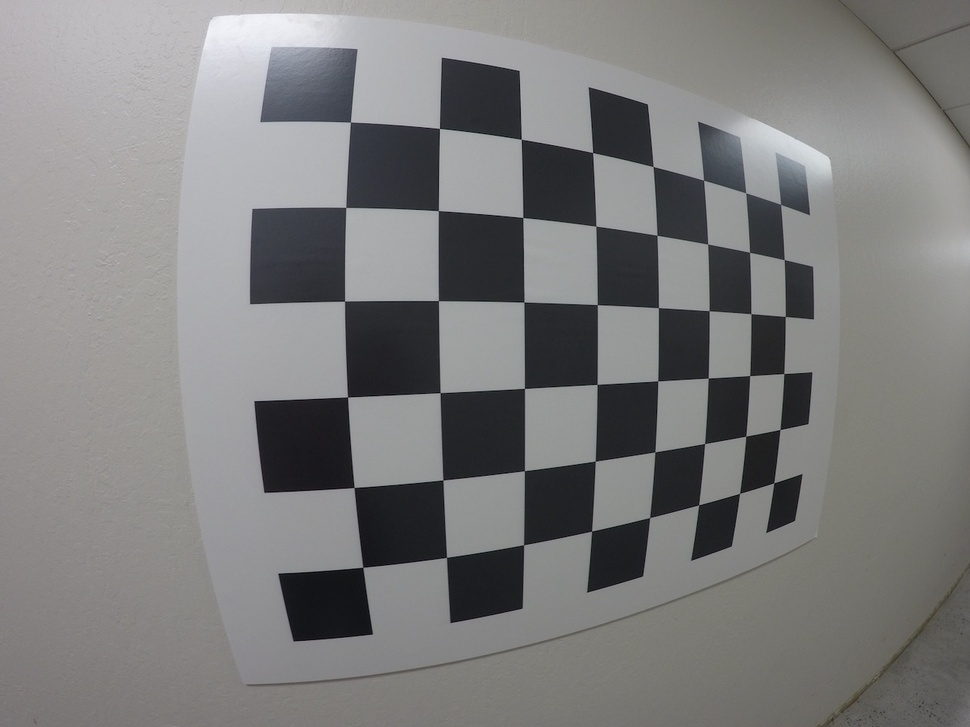
#> input picture component_recognizer/calib_images/GOPR0032.jpg, 970 x 727 px, shrunk from 1280 x 960 before the run
$ python -i ref_circle_searcher.py   (imports and definitions only)
#> lines starting #> are read from the running program, lines starting #| are printed output that depends on the picture
import cv2
import numpy as np


class RefCircleSearcher():

    def find_ref_circles(self, image_path):
#> called with image_path = 'calib_images/GOPR0032.jpg'
        print(image_path)
        img = cv2.imread(image_path)
#> img is the input picture: shape (727, 970, 3); mean B, G, R 124.7, 124.9, 125.1
        img = cv2.medianBlur(img,5)
        print(img.shape)
#| (727, 970, 3)
        gray_img = cv2.cvtColor(img, cv2.COLOR_BGR2GRAY)

        circles = cv2.HoughCircles(gray_img,cv2.HOUGH_GRADIENT,1,20,
                                    param1=50,param2=30,minRadius=0,maxRadius=0)
#> circles = 127 rows, first 8: [284.5, 349.5, 336.7], [566.5, 408.5, 218], [582.5, 424.5, 198.3], [617.5, 341.5, 178.8], [312.5, 332.5, 211.9], [418.5, 239.5, 241.5], [507.5, 341.5, 202.4], [386.5, 278.5, 210.9]

        circles = np.uint16(np.around(circles))
#> circles = 127 rows, first 8: [284, 350, 337], [566, 408, 218], [582, 424, 198], [618, 342, 179], [312, 332, 212], [418, 240, 242], [508, 342, 202], [386, 278, 211]
        print(circles)
#> (printed output is left out)
        for i in circles[0,:]:
            # draw the outer circle
            cv2.circle(img,(i[0],i[1]),i[2],(0,255,0),2)
            # draw the center of the circle
            cv2.circle(img,(i[0],i[1]),2,(0,0,255),3)
#> this loop made 127 passes
#> i on passes 1 to 12: [284, 350, 337], [566, 408, 218], [582, 424, 198], [618, 342, 179], [312, 332, 212], [418, 240, 242], [508, 342, 202], [386, 278, 211], [306, 426, 219], [288, 370, 316], [370, 168, 152], [570, 502, 128]
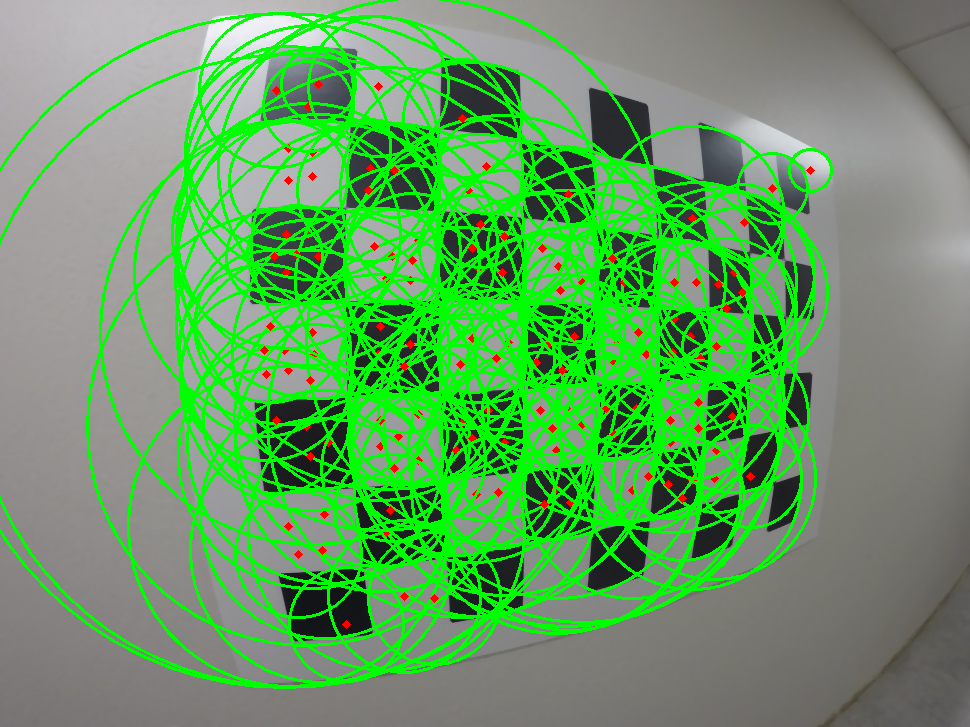
#> img: shape (727, 970, 3); mean B, G, R 97.3, 158.3, 100
        cv2.imwrite(
            "RefCircleSearcher:res_image.png",
            img)

>>> result = RefCircleSearcher().find_ref_circles('calib_images/GOPR0032.jpg')

$ run again, on component_recognizer/calib_images/GOPR0033.jpg
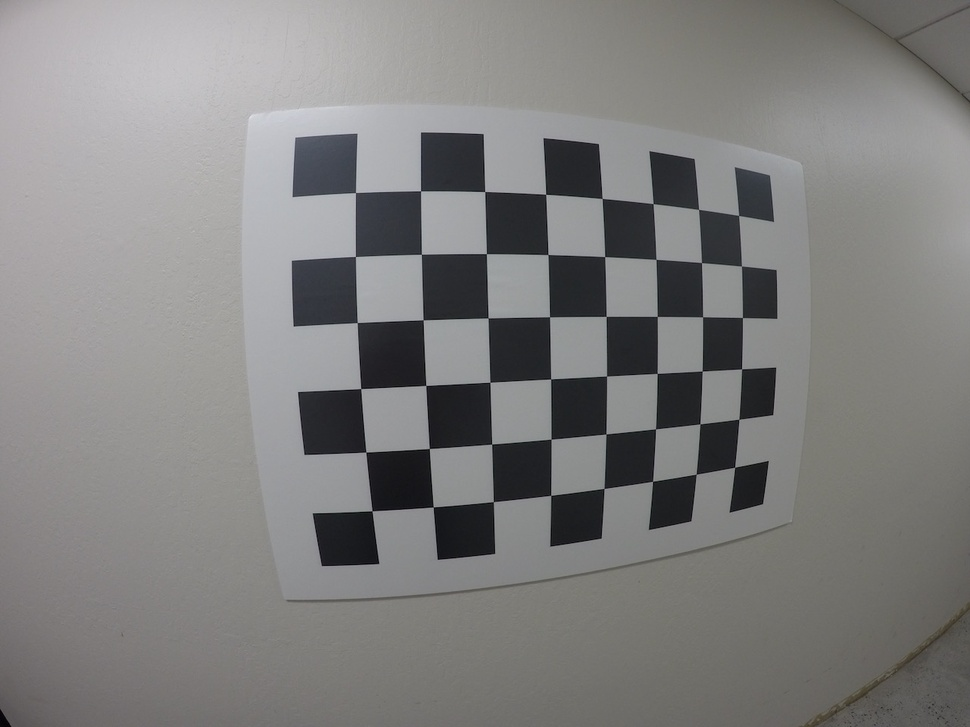
#> input picture component_recognizer/calib_images/GOPR0033.jpg, 970 x 727 px, shrunk from 1280 x 960 before the run
#> in find_ref_circles, img is the input picture: shape (727, 970, 3); mean B, G, R 126.8, 127.5, 128.1
#| (727, 970, 3)
#> in find_ref_circles, `circles = cv2.HoughCircles(gray_img,cv2.HOUGH_GRADIENT,1,20, param1=50..`: circles = 81 rows, first 8: [449.5, 289.5, 157.6], [530.5, 412.5, 170.1], [583.5, 416.5, 156.5], [504.5, 290.5, 152.9], [505.5, 343.5, 151.8], [456.5, 236.5, 147.5], [404.5, 351.5, 160.7], [465.5, 362.5, 141.3]
#> in find_ref_circles, `circles = np.uint16(np.around(circles))`: circles = 81 rows, first 8: [450, 290, 158], [530, 412, 170], [584, 416, 156], [504, 290, 153], [506, 344, 152], [456, 236, 148], [404, 352, 161], [466, 362, 141]
#> (printed output is left out)
#> the loop in find_ref_circles, `for i in circles[0,:]:` made 81 passes
#> after the loop in find_ref_circles, `for i in circles[0,:]:`:
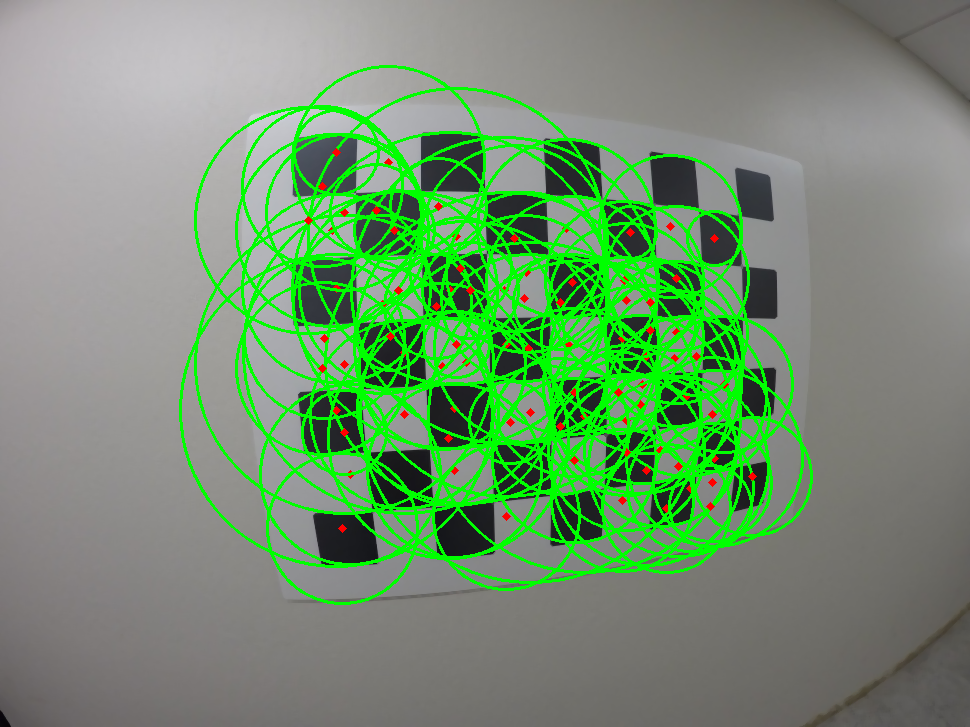
#> img: shape (727, 970, 3); mean B, G, R 111.8, 146.7, 114.6

$ run again, on component_recognizer/calib_images/GOPR0034.jpg
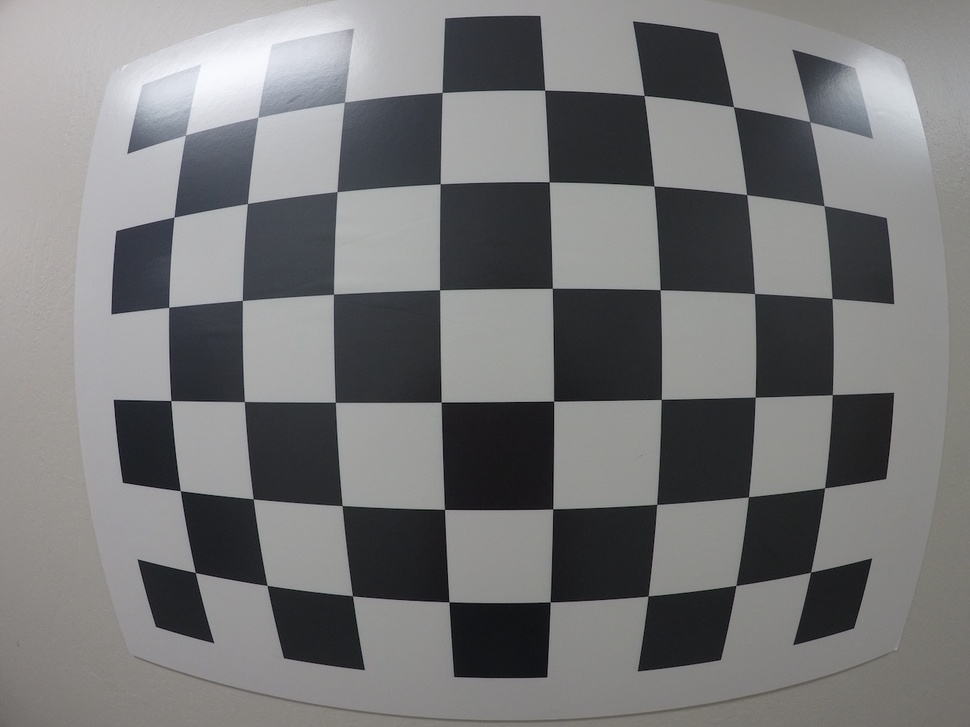
#> input picture component_recognizer/calib_images/GOPR0034.jpg, 970 x 727 px, shrunk from 1280 x 960 before the run
#> in find_ref_circles, img is the input picture: shape (727, 970, 3); mean B, G, R 120, 119.2, 119.1
#| (727, 970, 3)
#> in find_ref_circles, `circles = cv2.HoughCircles(gray_img,cv2.HOUGH_GRADIENT,1,20, param1=50..`: circles = 186 rows, first 8: [27.5, 342.5, 920.5], [501.5, 346.5, 332.2], [585.5, 356.5, 363.2], [489.5, 378.5, 344.2], [485.5, 452.5, 270.9], [622.5, 368.5, 347], [624.5, 346.5, 324.6], [492.5, 309.5, 293.9]
#> in find_ref_circles, `circles = np.uint16(np.around(circles))`: circles = 186 rows, first 8: [28, 342, 920], [502, 346, 332], [586, 356, 363], [490, 378, 344], [486, 452, 271], [622, 368, 347], [624, 346, 325], [492, 310, 294]
#> (printed output is left out)
#> the loop in find_ref_circles, `for i in circles[0,:]:` made 186 passes
#> after the loop in find_ref_circles, `for i in circles[0,:]:`:
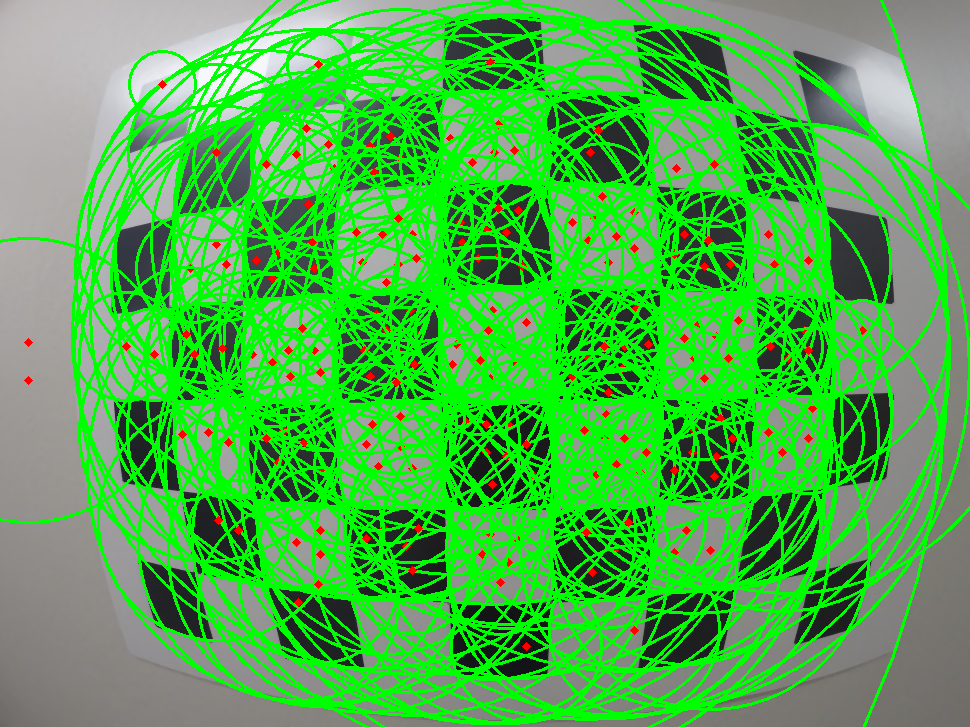
#> img: shape (727, 970, 3); mean B, G, R 73.8, 177, 76

$ run again, on component_recognizer/calib_images/GOPR0035.jpg
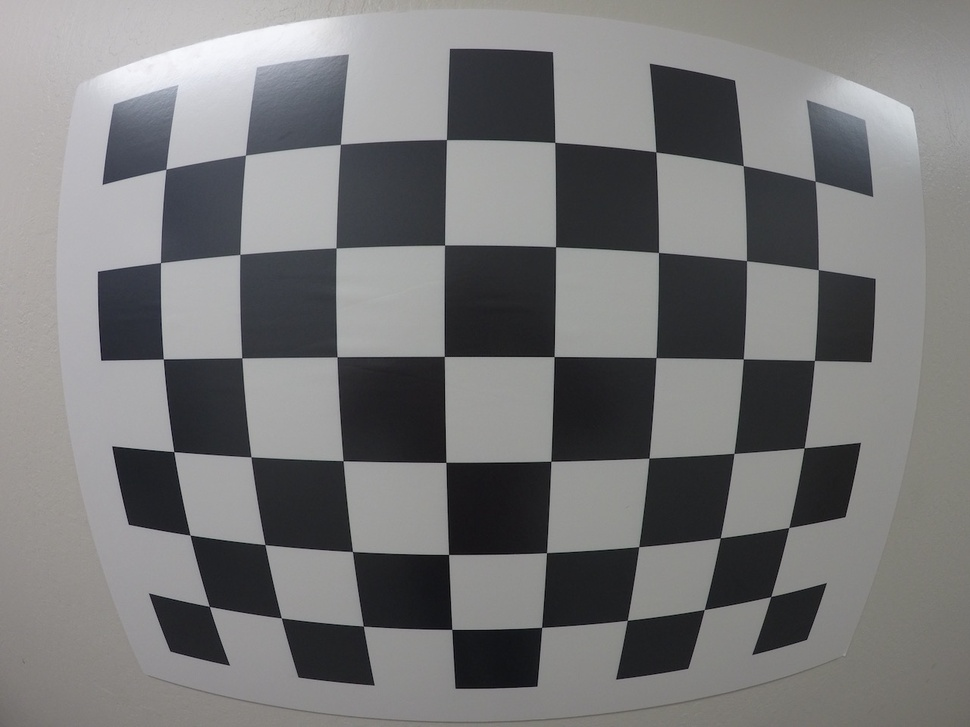
#> input picture component_recognizer/calib_images/GOPR0035.jpg, 970 x 727 px, shrunk from 1280 x 960 before the run
#> in find_ref_circles, img is the input picture: shape (727, 970, 3); mean B, G, R 120.2, 119.6, 119.7
#| (727, 970, 3)
#> in find_ref_circles, `circles = cv2.HoughCircles(gray_img,cv2.HOUGH_GRADIENT,1,20, param1=50..`: circles = 113 rows, first 8: [949.5, 277.5, 893.6], [968.5, 285.5, 911.3], [909.5, 278.5, 853.8], [492.5, 387.5, 247.9], [364.5, 429.5, 286.2], [502.5, 311.5, 262.8], [484.5, 296.5, 333.1], [361.5, 317.5, 263.7]
#> in find_ref_circles, `circles = np.uint16(np.around(circles))`: circles = 113 rows, first 8: [950, 278, 894], [968, 286, 911], [910, 278, 854], [492, 388, 248], [364, 430, 286], [502, 312, 263], [484, 296, 333], [362, 318, 264]
#> (printed output is left out)
#> the loop in find_ref_circles, `for i in circles[0,:]:` made 113 passes
#> after the loop in find_ref_circles, `for i in circles[0,:]:`:
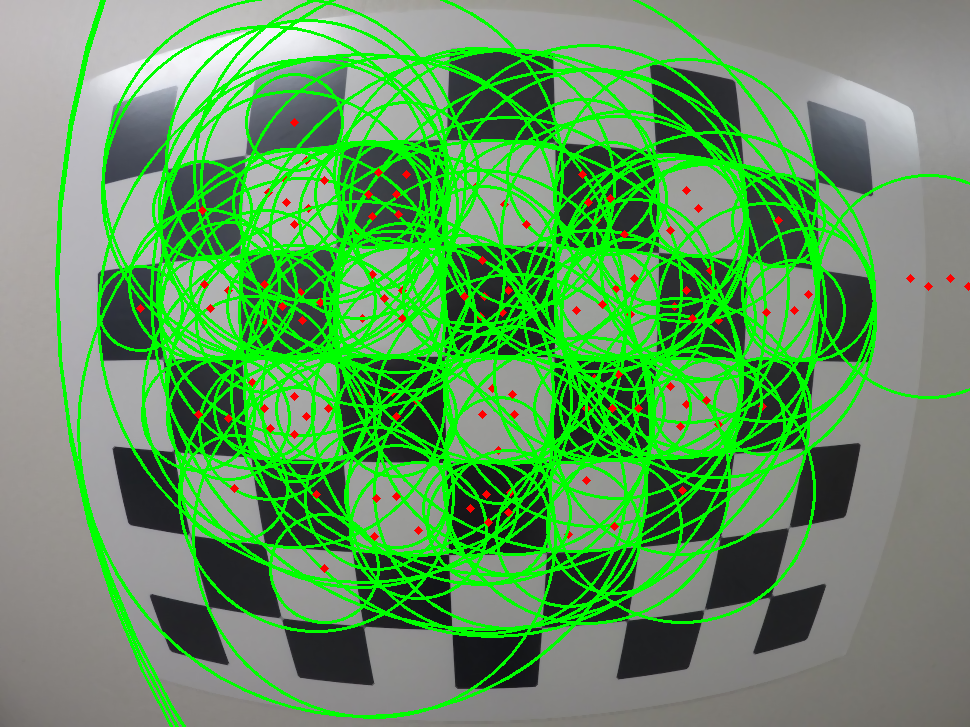
#> img: shape (727, 970, 3); mean B, G, R 94.7, 153.9, 96.2
